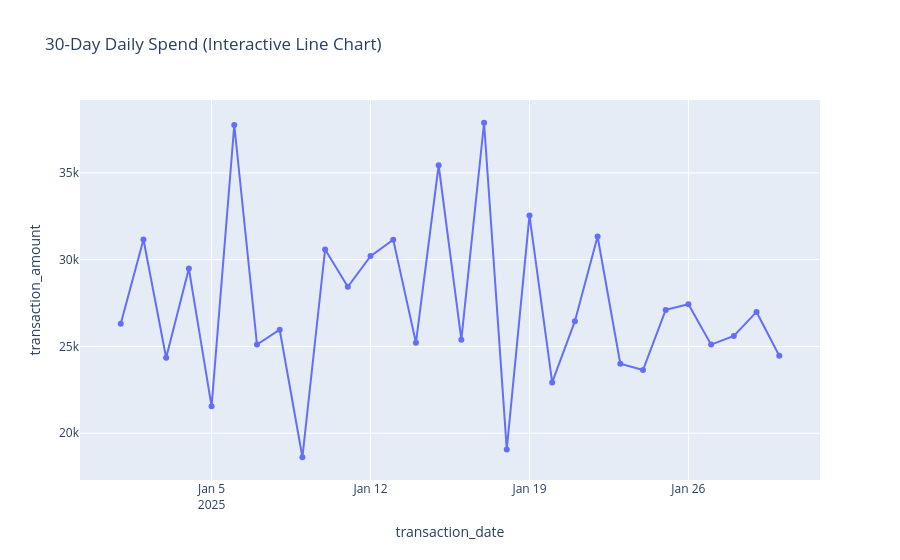

The notebook cell this image was saved under:
### Markdown cell above
## 🔹 Interactive Time Series: `px.line()`

### 1. What is this?
`px.line()` creates a zoomable, interactive line chart.

### 2. Why do we use it?
Users can zoom in on specific date ranges directly in their browser.

### 3. Syntax & Parameters
```python
fig = px.line(daily_df, x='date', y='amount', markers=True)
fig.show()
```

### Code cell
# 1. Prepare daily aggregated spend
daily_trend = df.set_index('transaction_date').resample('D')['transaction_amount'].sum().reset_index().head(30)

# 2. Build interactive line chart
fig = px.line(daily_trend, x='transaction_date', y='transaction_amount', title='30-Day Daily Spend (Interactive Line Chart)', markers=True)
fig.show()

### Figure 1 — Plotly figure (JSON) as saved in the notebook; plotly's stock layout.template omitted (floating-point values rounded to 4 significant figures)
{"data": [{"hovertemplate": "transaction_date=%{x}<br>transaction_amount=%{y}<extra></extra>", "legendgroup": "", "line": {"color": "#636efa", "dash": "solid"}, "marker": {"symbol": "circle"}, "mode": "lines+markers", "name": "", "orientation": "v", "showlegend": false, "x": ["2025-01-01T00:00:00", "2025-01-02T00:00:00", "2025-01-03T00:00:00", "2025-01-04T00:00:00", "2025-01-05T00:00:00", "2025-01-06T00:00:00", "2025-01-07T00:00:00", "2025-01-08T00:00:00", "2025-01-09T00:00:00", "2025-01-10T00:00:00", "2025-01-11T00:00:00", "2025-01-12T00:00:00", "2025-01-13T00:00:00", "2025-01-14T00:00:00", "2025-01-15T00:00:00", "2025-01-16T00:00:00", "2025-01-17T00:00:00", "2025-01-18T00:00:00", "2025-01-19T00:00:00", "2025-01-20T00:00:00", "2025-01-21T00:00:00", "2025-01-22T00:00:00", "2025-01-23T00:00:00", "2025-01-24T00:00:00", "2025-01-25T00:00:00", "2025-01-26T00:00:00", "2025-01-27T00:00:00", "2025-01-28T00:00:00", "2025-01-29T00:00:00", "2025-01-30T00:00:00"], "xaxis": "x", "y": [26310.0, 31160.0, 24350.0, 29490.0, 21550.0, 37760.0, 25110.0, 25960.0, 18620.0, 30590.0, 28440.0, 30200.0, 31150.0, 25210.0, 35440.0, 25390.0, 37890.0, 19070.0, 32550.0, 22930.0, 26460.0, 31330.0, 24000.0, 23640.0, 27110.0, 27440.0, 25100.0, 25610.0, 26990.0, 24460.0], "yaxis": "y", "type": "scatter"}], "layout": {"xaxis": {"anchor": "y", "domain": [0.0, 1.0], "title": {"text": "transaction_date"}}, "yaxis": {"anchor": "x", "domain": [0.0, 1.0], "title": {"text": "transaction_amount"}}, "legend": {"tracegroupgap": 0}, "title": {"text": "30-Day Daily Spend (Interactive Line Chart)"}}}
